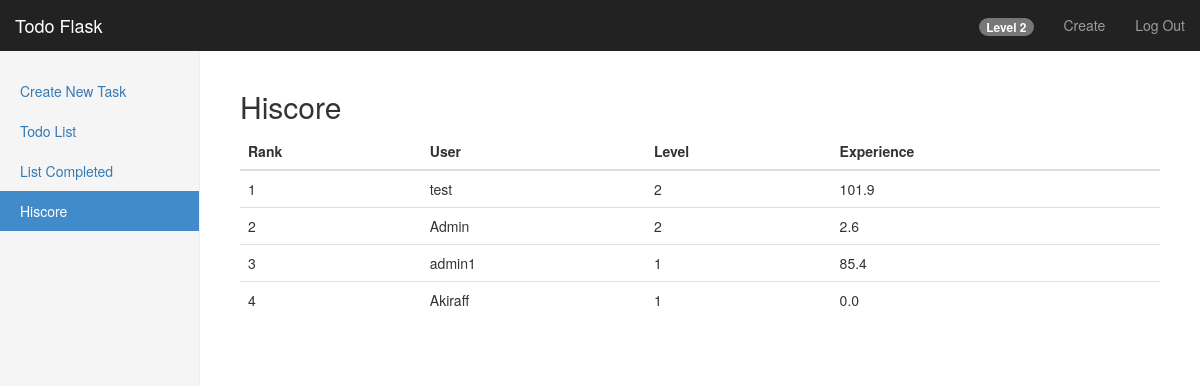
/dashboard/hiscore (signed in), run on the app's committed database.
### models/experience.py (models this page shows)
class Experience(db.Model):
    id = db.Column(db.Integer, primary_key=True)
    user_id = db.Column(db.Integer, db.ForeignKey('user.id'))
    username = db.Column(db.String)
    level = db.Column(db.Integer)
    xp = db.Column(db.Float)
    total_xp = db.Column(db.Float)

### route.py (the view)
@app.route('/dashboard/hiscore')
@login_required
def dashboard_hiscore():
    experience = get_all_experience_users()
    return render_template('/dashboard/hiscore.html', users=experience, level=get_user_level(current_user))

### controllers/experience_controller.py (called while the page is built)
def get_all_experience_users():
    xp = Experience.query.order_by(Experience.total_xp.desc()).all()
    return xp

def get_user_level(current_user):
    user = Experience.query.filter_by(author=current_user).first()
    return user.level

### route.py (called while the page is built)
@login_manager.user_loader
def load_user(user_id):
    return User.query.get(int(user_id))

### templates/dashboard/hiscore.html (shortened to what this page needs)
{% extends "bootstrap/base.html" %}
{% import "bootstrap/wtf.html" as wtf %}
{% block styles %}
    {{super()}}
    <link rel="stylesheet" href="{{url_for('.static', filename='dashboard.css')}}">
    <link rel="stylesheet" href="{{url_for('.static', filename='dashboard-list.css')}}">
{% endblock %}
{% block content %}
    <nav class="navbar navbar-inverse navbar-fixed-top">
        <div class="container-fluid">
            <div class="navbar-header">
                <a class="navbar-brand" href="#">Todo Flask</a>
            </div>
            <div id="navbar" class="navbar-collapse collapse">
                <ul class="nav navbar-nav navbar-right">
                    <li><a><span class="badge">Level {{level}}</span></a></li>
                    <li><a href="/dashboard/create">Create</a></li>
                    <li><a href="/logout">Log Out</a></li>
                </ul>
            </div>
        </div>
    </nav>
    <div class="container-fluid">
        <div class="row">
            <div class="col-sm-3 col-md-2 sidebar">
                <ul class="nav nav-sidebar">
                    <li><a href="/dashboard/create">Create New Task</a></li>
                    <li><a href="/dashboard/list">Todo List</a></li>
                    <li><a href="/dashboard/complete">List Completed</a></li>
                    <li class="active"><a href="/dashboard/hiscore">Hiscore</a></li>
                </ul>
            </div>
            <div class="col-sm-9 col-sm-offset-3 col-md-10 col-md-offset-2 main">
                <h2>Hiscore</h2>
                <table class="table">
                    <thead>
                        <tr>
                            <th>Rank</th>
                            <th>User</th>
                            <th>Level</th>
                            <th>Experience</th>
                        </tr>
                    </thead>
                    <tbody>
                        {% for user in users %}
                            <tr>
                                <td>{{loop.index}}</td>
                                <td>{{user.username}}</td>
                                <td>{{user.level}}</td>
                                <td>{{user.xp}}</td>
                            </tr>
                        {% endfor %}
                    </tbody>
                </table>
            </div>
        </div>
    </div>
{% endblock %}

### static/dashboard.css (style rules this page uses)
body { padding-top: 50px; }
.navbar-fixed-top { border: 0; }
.sidebar { display: none; }
@media (min-width: 768px) { .sidebar { position: fixed; top: 51px; bottom: 0; left: 0; z-index: 1000; display: block; padding: 20px; overflow-x: hidden; overflow-y: auto; background-color: #f5f5f5; border-right: 1px solid #eee; } }
.nav-sidebar { margin-right: -21px; margin-bottom: 20px; margin-left: -20px; }
.nav-sidebar > li > a { padding-right: 20px; padding-left: 20px; }
.nav-sidebar > .active > a, .nav-sidebar > .active > a:hover, .nav-sidebar > .active > a:focus { color: #fff; background-color: #428bca; }
.main { padding: 20px; }
@media (min-width: 768px) { .main { padding-right: 40px; padding-left: 40px; } }

### data on the page
Experience: username "test", level "2", xp "101.9"
Experience: username "Admin", level "2", xp "2.6"
Experience: username "admin1", level "1", xp "85.4"
Experience: username "Akiraff", level "1", xp "0.0"

### other printed values
{{ level }} "2"
